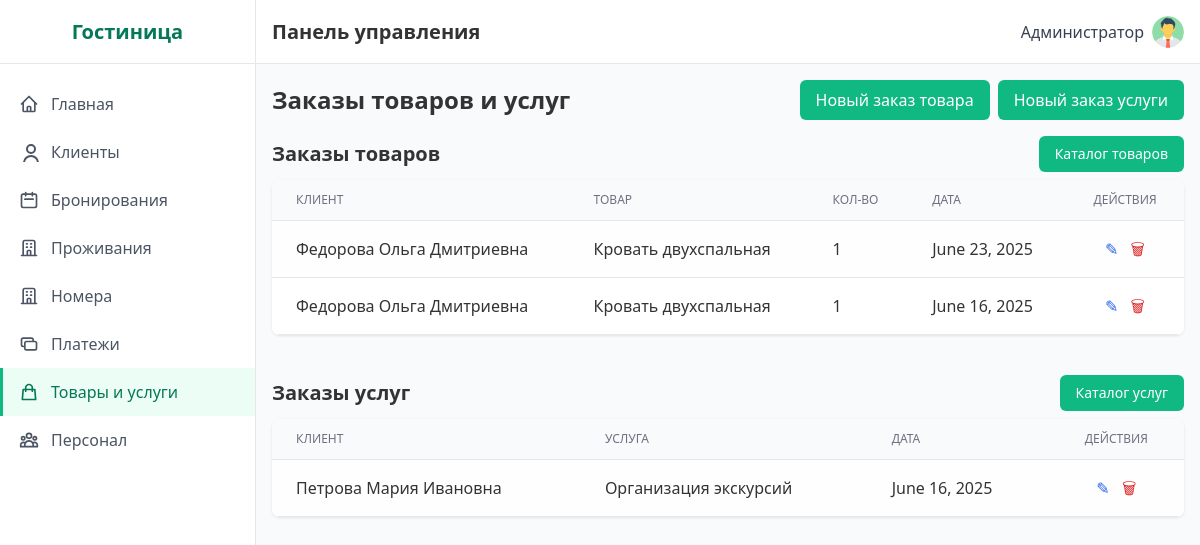
The page /inventory/orders/ (signed in) on the database its author committed.
### hotel/models.py (models this page shows, shortened)
class ProductOrder(models.Model):
    accommodation = models.ForeignKey(Accommodation, on_delete=models.CASCADE, verbose_name='Проживание', related_name='product_orders')
    product = models.ForeignKey(Product, on_delete=models.CASCADE, verbose_name='Товар')
    order_date = models.DateField('Дата заказа', default=timezone.now)
    quantity = models.IntegerField('Количество', validators=[MinValueValidator(1)])
    total_price = models.DecimalField('Общая стоимость', max_digits=10, decimal_places=2, blank=True, null=True)
    class Meta:
        verbose_name = 'Заказ товара'
        verbose_name_plural = 'Заказы товаров'
        ordering = ['-order_date']

class Accommodation(models.Model):
    ACCOMMODATION_STATUS_CHOICES = [
        ('Проживает', 'Проживает'),
        ('Выехал', 'Выехал'),
    ]
    booking = models.OneToOneField(Booking, on_delete=models.CASCADE, verbose_name='Бронирование', related_name='accommodation')
    actual_checkin_date = models.DateField('Фактическая дата заезда')
    actual_checkout_date = models.DateField('Фактическая дата выезда', null=True, blank=True)
    status = models.CharField('Статус проживания', max_length=50, choices=ACCOMMODATION_STATUS_CHOICES, default='Проживает')
    class Meta:
        verbose_name = 'Проживание'
        verbose_name_plural = 'Проживания'

class Booking(models.Model):
    BOOKING_STATUS_CHOICES = [
        ('Новый', 'Новый'),
        ('Подтвержден', 'Подтвержден'),
        ('Оплачен', 'Оплачен'),
        ('Отменен', 'Отменен'),
        ('Завершен', 'Завершен'),
    ]
    client = models.ForeignKey(Client, on_delete=models.CASCADE, verbose_name='Клиент', related_name='bookings')
    room = models.ForeignKey(Room, on_delete=models.CASCADE, verbose_name='Номер', related_name='bookings')
    checkin_date = models.DateField('Дата заезда')
    checkout_date = models.DateField('Дата выезда')
    total_price = models.DecimalField('Общая стоимость', max_digits=10, decimal_places=2, blank=True, null=True)
    status = models.CharField('Статус бронирования', max_length=50, choices=BOOKING_STATUS_CHOICES, default='Новый')
    created_at = models.DateTimeField('Дата создания', auto_now_add=True)
    updated_at = models.DateTimeField('Дата обновления', auto_now=True)
    class Meta:
        verbose_name = 'Бронирование'
        verbose_name_plural = 'Бронирования'
        ordering = ['-created_at']

class Client(models.Model):
    first_name = models.CharField('Имя', max_length=100)
    last_name = models.CharField('Фамилия', max_length=100)
    middle_name = models.CharField('Отчество', max_length=100)
    phone = models.CharField('Телефон', max_length=20, unique=True)
    email = models.EmailField('Email', max_length=100, unique=True)
    passport_data = models.CharField('Паспортные данные', max_length=50, unique=True)
    registration_date = models.DateField('Дата регистрации', default=timezone.now)
    class Meta:
        verbose_name = 'Клиент'
        verbose_name_plural = 'Клиенты'
        ordering = ['-registration_date', 'last_name']
    def get_full_name(self):
        return f"{self.last_name} {self.first_name} {self.middle_name}"

class Product(models.Model):
    name = models.CharField('Название товара', max_length=100)
    description = models.TextField('Описание')
    price = models.DecimalField('Стоимость', max_digits=10, decimal_places=2)
    class Meta:
        verbose_name = 'Товар'
        verbose_name_plural = 'Товары'

class ServiceOrder(models.Model):
    accommodation = models.ForeignKey(Accommodation, on_delete=models.CASCADE, verbose_name='Проживание', related_name='service_orders')
    service = models.ForeignKey(Service, on_delete=models.CASCADE, verbose_name='Услуга')
    order_date = models.DateField('Дата заказа', default=timezone.now)
    total_price = models.DecimalField('Общая стоимость', max_digits=10, decimal_places=2, blank=True, null=True)
    class Meta:
        verbose_name = 'Заказ услуги'
        verbose_name_plural = 'Заказы услуг'
        ordering = ['-order_date']

class Service(models.Model):
    name = models.CharField('Название услуги', max_length=100)
    description = models.TextField('Описание')
    price = models.DecimalField('Стоимость', max_digits=10, decimal_places=2)
    class Meta:
        verbose_name = 'Услуга'
        verbose_name_plural = 'Услуги'

### hotel/views.py (the view)
# urls.py: path('inventory/orders/', views.InventoryOrderListView.as_view(), name='inventory_orders'),
class InventoryOrderListView(ProtectedView, ListView):
    template_name = 'hotel/inventory_orders.html'
    context_object_name = 'product_orders'
    def get_queryset(self):
        building = Building.objects.first()
        product_orders = ProductOrder.objects.select_related(
            'product', 'accommodation__booking__client', 'accommodation__booking__room__building'
        ).all()
        service_orders = ServiceOrder.objects.select_related(
            'service', 'accommodation__booking__client'
        ).all()
        combined_orders = []
        for order in product_orders:
            building = order.accommodation.booking.room.building
            try:
                stock = BuildingProducts.objects.get(product=order.product, building=building)
                is_available = stock.is_available
            except BuildingProducts.DoesNotExist:
                stock = None
                is_available = False
            combined_orders.append({
                'order': order,
                'stock': stock,
                'is_service': False,
                'is_available': is_available
            })
        for order in service_orders:
            combined_orders.append({
                'order': order,
                'stock': None,
                'is_service': True,
                'is_available': True
            })
        return combined_orders
    def get_context_data(self, **kwargs):
        context = super().get_context_data(**kwargs)
        context['product_orders'] = self.get_queryset()
        return context

### templates/hotel/inventory_orders.html (shortened to what this page needs)
{% extends 'base.html' %}
{% block content %}
<div class="mb-8">
  <div class="flex items-center mb-4 flex-wrap">
    <h2 class="text-2xl font-semibold">Заказы товаров и услуг</h2>
    <div class="ml-auto flex gap-2 mt-2 sm:mt-0">
      <a href="{% url 'productorder_add' %}" class="btn-primary">Новый заказ товара</a>
      <a href="{% url 'serviceorder_add' %}" class="btn-primary">Новый заказ услуги</a>
    </div>
  </div>
  <section class="mb-10">
    <div class="flex items-center justify-between mb-2">
      <h3 class="text-xl font-semibold">Заказы товаров</h3>
      <a href="{% url 'product_list' %}" class="btn-primary text-sm">Каталог товаров</a>
    </div>
    <div class="bg-white rounded-lg shadow overflow-hidden">
      <table class="min-w-full divide-y divide-gray-200">
        <thead class="bg-gray-50">
          <tr>
            <th class="px-6 py-3 text-left text-xs font-medium text-gray-500 uppercase">Клиент</th>
            <th class="px-6 py-3 text-left text-xs font-medium text-gray-500 uppercase">Товар</th>
            <th class="px-6 py-3 text-left text-xs font-medium text-gray-500 uppercase">Кол-во</th>
            <th class="px-6 py-3 text-left text-xs font-medium text-gray-500 uppercase">Дата</th>
            <th class="px-6 py-3 text-center text-xs font-medium text-gray-500 uppercase">Действия</th>
          </tr>
        </thead>
        <tbody class="bg-white divide-y divide-gray-200">
          {% for item in product_orders %}
          {% if not item.is_service %}
          <tr>
            <td class="px-6 py-4">{{ item.order.accommodation.booking.client.get_full_name }}</td>
            <td class="px-6 py-4">{{ item.order.product.name }}</td>
            <td class="px-6 py-4">{{ item.order.quantity }}</td>
            <td class="px-6 py-4">{{ item.order.order_date }}</td>
            <td class="px-6 py-4 text-center space-x-2">
              <a href="{% url 'productorder_edit' item.order.pk %}" class="text-blue-600 hover:underline">✎</a>
              <a href="{% url 'productorder_delete' item.order.pk %}" class="text-red-600 hover:underline">🗑</a>
            </td>
          </tr>
          {% endif %}
          {% empty %}
          <tr>
            <td colspan="5" class="px-6 py-4 text-center text-gray-500">Нет заказов товаров</td>
          </tr>
          {% endfor %}
        </tbody>
      </table>
    </div>
  </section>
  <section>
    <div class="flex items-center justify-between mb-2">
      <h3 class="text-xl font-semibold">Заказы услуг</h3>
      <a href="{% url 'service_list' %}" class="btn-primary text-sm">Каталог услуг</a>
    </div>
    <div class="bg-white rounded-lg shadow overflow-hidden">
      <table class="min-w-full divide-y divide-gray-200">
        <thead class="bg-gray-50">
          <tr>
            <th class="px-6 py-3 text-left text-xs font-medium text-gray-500 uppercase">Клиент</th>
            <th class="px-6 py-3 text-left text-xs font-medium text-gray-500 uppercase">Услуга</th>
            <th class="px-6 py-3 text-left text-xs font-medium text-gray-500 uppercase">Дата</th>
            <th class="px-6 py-3 text-center text-xs font-medium text-gray-500 uppercase">Действия</th>
          </tr>
        </thead>
        <tbody class="bg-white divide-y divide-gray-200">
          {% for item in product_orders %}
          {% if item.is_service %}
          <tr>
            <td class="px-6 py-4">{{ item.order.accommodation.booking.client.get_full_name }}</td>
            <td class="px-6 py-4">{{ item.order.service.name }}</td>
            <td class="px-6 py-4">{{ item.order.order_date }}</td>
            <td class="px-6 py-4 text-center space-x-2">
              <a href="{% url 'serviceorder_edit' item.order.pk %}" class="text-blue-600 hover:underline">✎</a>
              <a href="{% url 'serviceorder_delete' item.order.pk %}" class="text-red-600 hover:underline">🗑</a>
            </td>
          </tr>
          {% endif %}
          {% empty %}
          <tr>
            <td colspan="4" class="px-6 py-4 text-center text-gray-500">Нет заказов услуг</td>
          </tr>
          {% endfor %}
        </tbody>
      </table>
    </div>
  </section>
</div>
{% endblock %}

### templates/base.html (shortened to what this page needs)
{% load static %}
<!DOCTYPE html>
<html lang="ru">
<head>
  <link href="https://cdnjs.cloudflare.com/ajax/libs/tailwindcss/2.2.19/tailwind.min.css" rel="stylesheet">
  <link href="{% static 'css/style.css' %}" rel="stylesheet">
</head>
<body class="flex h-screen bg-gray-50">
  {% if request.user.is_authenticated %}
<div class="sidebar w-64 flex-shrink-0 hidden md:block" id="sidebar">
  <div class="sidebar-brand flex items-center justify-center h-16 border-b border-gray-200">
    <h2 class="text-xl font-semibold text-green-700">Гостиница</h2>
  </div>
  <div class="py-4">
    <a href="{% url 'dashboard' %}"
       class="sidebar-link {% if request.resolver_match.url_name == 'dashboard' %}active{% endif %}">
      <span class="flex items-center">
        <svg class="w-5 h-5 mr-3" fill="none" stroke="currentColor" viewBox="0 0 24 24">
          <path stroke-linecap="round" stroke-linejoin="round" stroke-width="2"
                d="M3 12l2-2m0 0l7-7 7 7M5 10v10a1 1 0 001 1h3m10-11l2 2m-2-2v10a1 1 0
                   01-1 1h-3m-6 0a1 1 0 001-1v-4a1 1 0 011-1h2a1 1 0 011 1v4a1 1 0
                   001 1m-6 0h6"/>
        </svg>
        Главная
      </span>
    </a>
    <a href="{% url 'client_list' %}"
       class="sidebar-link {% if request.resolver_match.url_name == 'client_list' %}active{% endif %}">
      <span class="flex items-center">
        <svg class="w-5 h-5 mr-3" fill="none" stroke="currentColor" viewBox="0 0 24 24 desalination">
          <path stroke-linecap="round" stroke-linejoin="round" stroke-width="2"
                d="M16 7a4 4 0 11-8 0 4 4 0 018 0zM12 14a7 7 0
                   00-7 7h14a7 7 0 00-7-7z"/>
        </svg>
        Клиенты
      </span>
    </a>
    <a href="{% url 'booking_list' %}"
       class="sidebar-link {% if request.resolver_match.url_name == 'booking_list' %}active{% endif %}">
      <span class="flex items-center">
        <svg class="w-5 h-5 mr-3" fill="none" stroke="currentColor" viewBox="0 0 24 24">
          <path stroke-linecap="round" stroke-linejoin="round" stroke-width="2"
                d="M8 7V3m8 4V3m-9 8h10M5 21h14a2
                   2 0 002-2V7a2 2 0 00-2-2H5a2 2 0
                   00-2 2v12a2 2 0 002 2z"/>
        </svg>
        Бронирования
      </span>
    </a>
    <a href="{% url 'accommodation_list' %}"
       class="sidebar-link {% if request.resolver_match.url_name == 'accommodation_list' %}active{% endif %}">
      <span class="flex items-center">
        <svg class="w-5 h-5 mr-3" fill="none" stroke="currentColor" viewBox="0 0 24 24">
          <path stroke-linecap="round" stroke-linejoin="round" stroke-width="2"
                d="M19 21V5a2 2 0 00-2-2H7a2 2 0
                   00-2 2v16m14 0h2m-2 0h-5m-9 0H3m2
                   0h5M9 7h1m-1 4h1m4-4h1m-1
                   4h1m-5 10v-5a1 1 0 011-1h2a1
                   1 0 011 1v5m-4 0h4"/>
        </svg>
        Проживания
      </span>
    </a>
    <a href="{% url 'room_list' %}"
       class="sidebar-link {% if request.resolver_match.url_name == 'room_list' %}active{% endif %}">
      <span class="flex items-center">
        <svg class="w-5 h-5 mr-3" fill="none" stroke="currentColor" viewBox="0 0 24 24">
          <path stroke-linecap="round" stroke-linejoin="round" stroke-width="2"
                d="M19 21V5a2 2 0 00-2-2H7a2 2 0
                   00-2 2v16m14 0h2m-2 0h-5m-9 0H3m2
                   0h5M9 7h1m-1 4h1m4-4h1m-1
                   4h1m-5 10v-5a1 1 0 011-1h2a1
                   1 0 011 1v5m-4 0h4"/>
        </svg>
        Номера
      </span>
    </a>
    <a href="{% url 'payment_list' %}"
       class="sidebar-link {% if request.resolver_match.url_name == 'payment_list' %}active{% endif %}">
      <span class="flex items-center">
        <svg class="w-5 h-5 mr-3" fill="none" stroke="currentColor" viewBox="0 0 24 24">
          <path stroke-linecap="round" stroke-linejoin="round" stroke-width="2"
                d="M17 9V7a2 2 0 00-2-2H5a2
                   2 0 00-2 2v6a2 2 0 002 2h2m2
                   4h10a2 2 0 002-2v-6a2 2 0
                   00-2-2H9a2 2 0 00-2 2v6a2
                   2 0 002 2z"/>
        </svg>
        Платежи
      </span>
    </a>
    <a href="{% url 'inventory_orders' %}"
       class="sidebar-link {% if request.resolver_match.url_name == 'inventory_orders' %}active{% endif %}">
      <span class="flex items-center">
        <svg class="w-5 h-5 mr-3" fill="none" stroke="currentColor" viewBox="0 0 24 24">
          <path stroke-linecap="round" stroke-linejoin="round" stroke-width="2"
                d="M16 11V7a4 4 0 00-8 0v4M5
                   9h14l1 12H4L5 9z"/>
        </svg>
        Товары и услуги
      </span>
    </a>
    <a href="{% url 'employee_list' %}"
       class="sidebar-link {% if request.resolver_match.url_name == 'employee_list' %}active{% endif %}">
      <span class="flex items-center">
        Персонал
      </span>
    </a>
  </div>
</div>
{% endif %}
    <div class="flex-1 flex flex-col overflow-hidden">
        <header class="header flex items-center justify-between h-16 px-4 border-b border-gray-200">
            <div class="flex items-center">
                <h1 class="text-xl font-semibold">Панель управления</h1>
            </div>
            <div class="flex items-center space-x-4">
{% if request.user.is_authenticated %}
<div class="relative inline-block text-left">
  <button id="userMenuButton"
          class="flex items-center space-x-2 focus:outline-none">
    <span class="text-gray-700">
      {{ request.user.get_full_name|default:request.user.username }}
    </span>
    <img src="{{ request.user.profile.avatar_url|default:'/static/images/default-avatar.png' }}"
         alt="Аватар"
         class="w-8 h-8 rounded-full object-cover">
  </button>
</div>
{% endif %}
</div>
        </header>
        <main class="flex-1 overflow-y-auto p-4 bg-gray-50">
            {% block content %}{% endblock %}
        </main>
    </div>
</body>
</html>

### rows shown on the page
ProductOrder: order.accommodation.booking.client.get_full_name "Федорова Ольга Дмитриевна", order.product.name "Кровать двухспальная", order.quantity "1", order.order_date "June 23, 2025"
ProductOrder: order.accommodation.booking.client.get_full_name "Федорова Ольга Дмитриевна", order.product.name "Кровать двухспальная", order.quantity "1", order.order_date "June 16, 2025"
ServiceOrder: order.accommodation.booking.client.get_full_name "Петрова Мария Ивановна", order.service.name "Организация экскурсий", order.order_date "June 16, 2025"

### other values the page prints
{{ request.user.get_full_name|default:request.user.username }} "Администратор"
